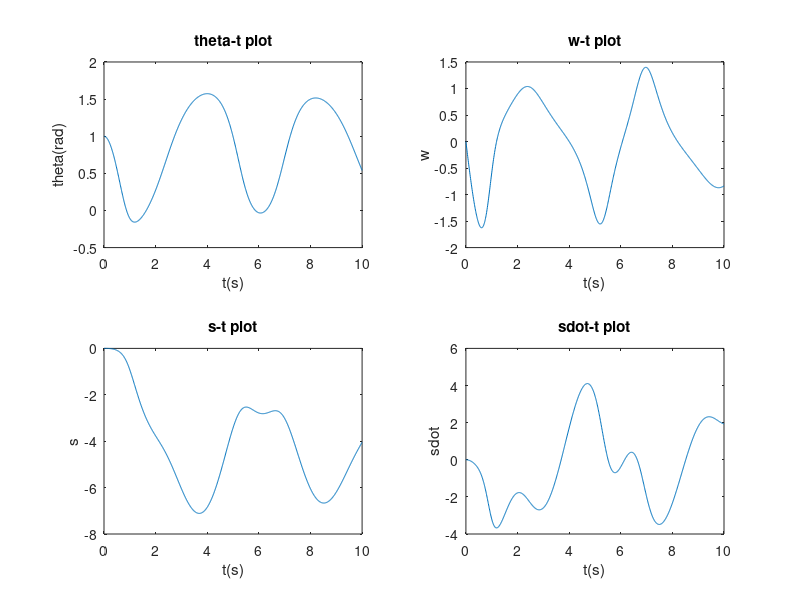
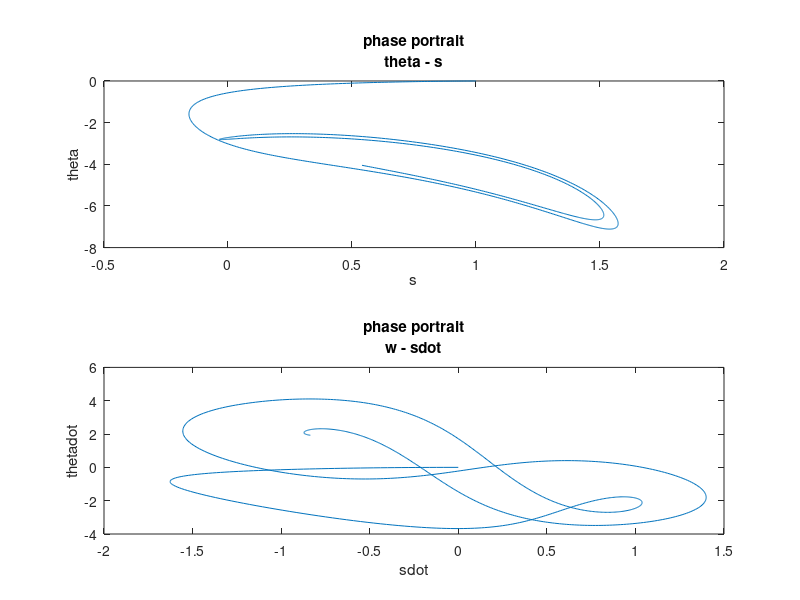

Here is the MATLAB script that generated these plots, in order:
clear all; close all; clc;
% ----- parameters -----
global mb rg lc l mp k c g
mb = 1;
rg = 1;
lc = 1;
l = 2;
mp = 1;
k = 1;
c = 1;
g = 9.8;

ic = [1;0;0;0]; % initial condition
T = @(t)(0);
% T = @(t)(2*sin(2*pi*t)); % torque
tsim = 0:0.01:10; % simulation time

% ----- state space representation -----
% x1: theta
% x2: theta_dot
% x3: s
% x4: s_dot
f2 = @(t,X)((T(t) - c*X(2) + 2*k*l*X(3) + mp*g*l*sin(X(1)) - mp*l*X(3)*X(2)^2 - mp*g*(l*sin(X(1)) + X(3)*cos(X(1))) - mb*g*lc*sin(X(1)) - 2*mp*X(3)*X(4)*X(2))/...
    (mb*(rg^2+lc^2) + mp*(X(3)^2)) );
f4 = @(t,X)((-2*k*X(3) - mp*g*sin(X(1)) + mp*X(3)*X(2)^2 - mp*l*f2(t,X))/mp);

f = @(t,X)[X(2) ; f2(t,X) ; X(4) ; f4(t,X)];
% --------------------------------------

% ----- solve state equation -----
[ts,ys] = ode45(f,tsim,ic);
% --------------------------------

%% plot
figure('units','normalized','outerposition',[0 0 1 1]);
subplot(2,2,1);
plot(ts(:,1),ys(:,1));
title('theta-t plot');
xlabel('t(s)');
ylabel('theta(rad)');

subplot(2,2,2);
plot(ts(:,1),ys(:,2));
title('w-t plot');
xlabel('t(s)');
ylabel('w');

subplot(2,2,3);
plot(ts(:,1),ys(:,3));
title('s-t plot');
xlabel('t(s)');
ylabel('s');

subplot(2,2,4);
plot(ts(:,1),ys(:,4));
title('sdot-t plot');
xlabel('t(s)');
ylabel('sdot');

figure('units','normalized','outerposition',[0 0 1 1]);
subplot(2,1,1);
plot(ys(:,1),ys(:,3));
title({['phase portrait'];['theta - s']});
xlabel('s');
ylabel('theta');

subplot(2,1,2);
plot(ys(:,2),ys(:,4));
title({['phase portrait'];['w - sdot']});
xlabel('sdot');
ylabel('thetadot');